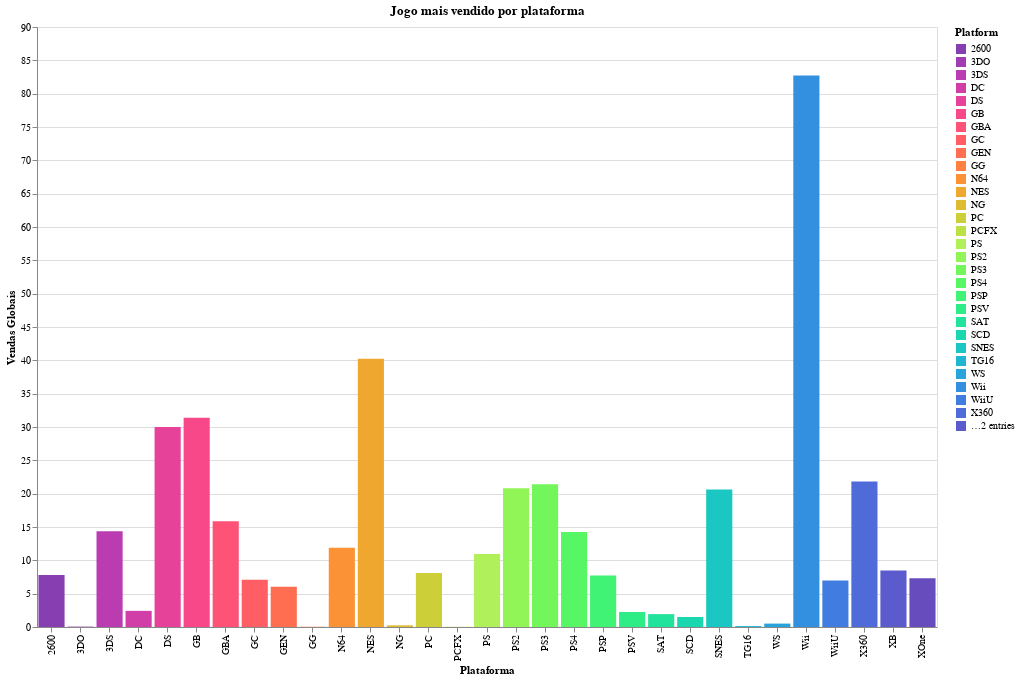

The notebook cell this image was saved under:
### Code cell
# Jogo mais vendido por plataforma
data_platform_game_dx = (
    df.groupby(by=["Platform", "Name"])["Global_Sales"].sum().reset_index()
)
data_platform_game = (
    data_platform_game_dx.groupby(by=["Platform"])["Global_Sales"].transform("max")
    == data_platform_game_dx["Global_Sales"]
)
data_platform_game_max = data_platform_game_dx[data_platform_game].reset_index(
    drop=True
)


# Criar o gráfico de barras
game_sales_per_platform = (
    alt.Chart(data_platform_game_max)
    .mark_bar()
    .encode(
        x=alt.X(
            "Platform:N", axis=alt.Axis(title="Plataforma", labelAngle=-90)
        ),  # Rotação de 90 graus no eixo X
        y=alt.Y("Global_Sales:Q", axis=alt.Axis(title="Vendas Globais")),
        color=alt.Color("Platform:N", scale=alt.Scale(scheme="rainbow")),
        tooltip=["Platform", "Global_Sales", "Name"],
    )
    .properties(title="Jogo mais vendido por plataforma", width=900, height=600)
)
game_sales_per_platform.show()

### Figure 1 — Vega-Lite specification as saved in the notebook (floating-point values rounded to 4 significant figures)
{"config": {"view": {"continuousWidth": 300, "continuousHeight": 300}}, "data": {"name": "data-246b82db6bbafcacbf38e9036cb571db"}, "mark": {"type": "bar"}, "encoding": {"color": {"field": "Platform", "scale": {"scheme": "rainbow"}, "type": "nominal"}, "tooltip": [{"field": "Platform", "type": "nominal"}, {"field": "Global_Sales", "type": "quantitative"}, {"field": "Name", "type": "nominal"}], "x": {"axis": {"labelAngle": -90, "title": "Plataforma"}, "field": "Platform", "type": "nominal"}, "y": {"axis": {"title": "Vendas Globais"}, "field": "Global_Sales", "type": "quantitative"}}, "height": 600, "title": "Jogo mais vendido por plataforma", "width": 900, "$schema": "https://vega.github.io/schema/vega-lite/v5.20.1.json", "datasets": {"data-246b82db6bbafcacbf38e9036cb571db": [{"Platform": "2600", "Name": "Pac-Man", "Global_Sales": 7.81}, {"Platform": "3DO", "Name": "Policenauts", "Global_Sales": 0.06}, {"Platform": "3DS", "Name": "Pokemon X/Pokemon Y", "Global_Sales": 14.35}, {"Platform": "DC", "Name": "Sonic Adventure", "Global_Sales": 2.42}, {"Platform": "DS", "Name": "New Super Mario Bros.", "Global_Sales": 30.01}, {"Platform": "GB", "Name": "Pokemon Red/Pokemon Blue", "Global_Sales": 31.37}, {"Platform": "GBA", "Name": "Pokemon Ruby/Pokemon Sapphire", "Global_Sales": 15.85}, {"Platform": "GC", "Name": "Super Smash Bros. Melee", "Global_Sales": 7.07}, {"Platform": "GEN", "Name": "Sonic the Hedgehog 2", "Global_Sales": 6.03}, {"Platform": "GG", "Name": "Sonic the Hedgehog 2 (8-bit)", "Global_Sales": 0.04}, {"Platform": "N64", "Name": "Super Mario 64", "Global_Sales": 11.89}, {"Platform": "NES", "Name": "Super Mario Bros.", "Global_Sales": 40.24}, {"Platform": "NG", "Name": "Samurai Shodown II", "Global_Sales": 0.25}, {"Platform": "PC", "Name": "The Sims 3", "Global_Sales": 8.11}, {"Platform": "PCFX", "Name": "Blue Breaker: Ken Yorimo Hohoemi o", "Global_Sales": 0.03}, {"Platform": "PS", "Name": "Gran Turismo", "Global_Sales": 10.95}, {"Platform": "PS2", "Name": "Grand Theft Auto: San Andreas", "Global_Sales": 20.81}, {"Platform": "PS3", "Name": "Grand Theft Auto V", "Global_Sales": 21.4}, {"Platform": "PS4", "Name": "Call of Duty: Black Ops 3", "Global_Sales": 14.24}, {"Platform": "PSP", "Name": "Grand Theft Auto: Liberty City Stories", "Global_Sales": 7.72}, {"Platform": "PSV", "Name": "Minecraft", "Global_Sales": 2.25}, {"Platform": "SAT", "Name": "Virtua Fighter 2", "Global_Sales": 1.93}, {"Platform": "SCD", "Name": "Sonic CD", "Global_Sales": 1.5}, {"Platform": "SNES", "Name": "Super Mario World", "Global_Sales": 20.61}, {"Platform": "TG16", "Name": "Doukyuusei", "Global_Sales": 0.14}, {"Platform": "WS", "Name": "Final Fantasy", "Global_Sales": 0.51}, {"Platform": "Wii", "Name": "Wii Sports", "Global_Sales": 82.74}, {"Platform": "WiiU", "Name": "Mario Kart 8", "Global_Sales": 6.96}, {"Platform": "X360", "Name": "Kinect Adventures!", "Global_Sales": 21.82}, {"Platform": "XB", "Name": "Halo 2", "Global_Sales": 8.49}, {"Platform": "XOne", "Name": "Call of Duty: Black Ops 3", "Global_Sales": 7.3}]}}
